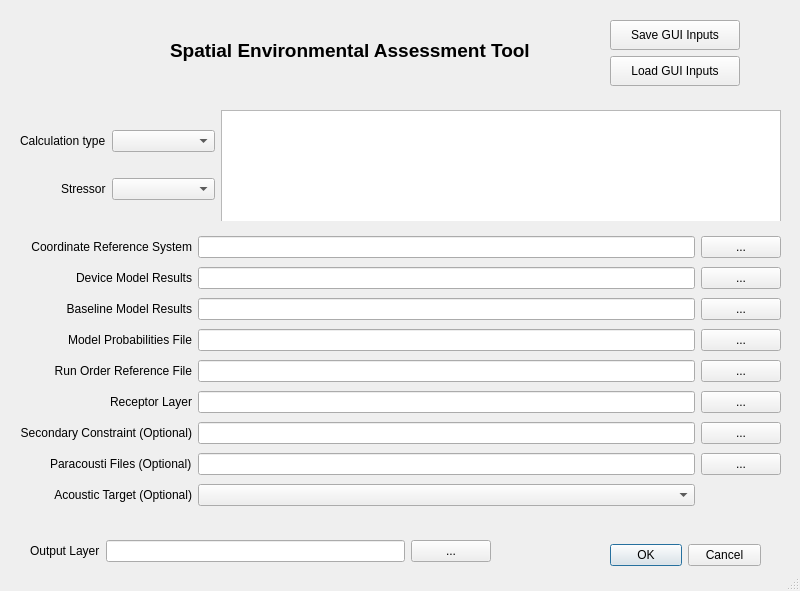
<?xml version="1.0" encoding="UTF-8"?>
<ui version="4.0">
 <class>Dialog</class>
 <widget class="QDialog" name="Dialog">
  <property name="geometry">
   <rect>
    <x>0</x>
    <y>0</y>
    <width>800</width>
    <height>591</height>
   </rect>
  </property>
  <property name="sizePolicy">
   <sizepolicy hsizetype="Fixed" vsizetype="Fixed">
    <horstretch>0</horstretch>
    <verstretch>0</verstretch>
   </sizepolicy>
  </property>
  <property name="minimumSize">
   <size>
    <width>800</width>
    <height>591</height>
   </size>
  </property>
  <property name="maximumSize">
   <size>
    <width>800</width>
    <height>591</height>
   </size>
  </property>
  <property name="windowTitle">
   <string>Spatial Environmental Assessment Tool</string>
  </property>
  <property name="sizeGripEnabled">
   <bool>true</bool>
  </property>
  <widget class="QDialogButtonBox" name="buttonBox">
   <property name="geometry">
    <rect>
     <x>610</x>
     <y>540</y>
     <width>151</width>
     <height>31</height>
    </rect>
   </property>
   <property name="orientation">
    <enum>Qt::Horizontal</enum>
   </property>
   <property name="standardButtons">
    <set>QDialogButtonBox::Cancel|QDialogButtonBox::Ok</set>
   </property>
  </widget>
  <widget class="QWidget" name="gridLayoutWidget_2">
   <property name="geometry">
    <rect>
     <x>20</x>
     <y>233</y>
     <width>761</width>
     <height>281</height>
    </rect>
   </property>
   <layout class="QGridLayout" name="gridLayout_2">
    <item row="2" column="1">
     <widget class="QLineEdit" name="device_not_present"/>
    </item>
    <item row="7" column="0" alignment="Qt::AlignRight">
     <widget class="QLabel" name="label_14">
      <property name="text">
       <string>Paracousti Files (Optional)</string>
      </property>
     </widget>
    </item>
    <item row="0" column="2">
     <widget class="QPushButton" name="crs_button">
      <property name="text">
       <string>...</string>
      </property>
     </widget>
    </item>
    <item row="0" column="0">
     <widget class="QLabel" name="label_10">
      <property name="toolTip">
       <string>&lt;html&gt;&lt;head/&gt;&lt;body&gt;&lt;p&gt;Spatial coordnate reference system ID (ie. 4326)&lt;/p&gt;&lt;/body&gt;&lt;/html&gt;</string>
      </property>
      <property name="whatsThis">
       <string>&lt;html&gt;&lt;head/&gt;&lt;body&gt;&lt;p&gt;Spatial coordnate reference system ID (ie. 4326)&lt;/p&gt;&lt;/body&gt;&lt;/html&gt;</string>
      </property>
      <property name="text">
       <string>&lt;html&gt;&lt;head/&gt;&lt;body&gt;&lt;p align=&quot;right&quot;&gt;Coordinate Reference System&lt;/p&gt;&lt;/body&gt;&lt;/html&gt;</string>
      </property>
      <property name="wordWrap">
       <bool>true</bool>
      </property>
     </widget>
    </item>
    <item row="7" column="1">
     <widget class="QLineEdit" name="paracousti_files"/>
    </item>
    <item row="6" column="1">
     <widget class="QLineEdit" name="sc_file"/>
    </item>
    <item row="5" column="2">
     <widget class="QPushButton" name="receptor_button">
      <property name="text">
       <string>...</string>
      </property>
     </widget>
    </item>
    <item row="4" column="0">
     <widget class="QLabel" name="run_order_label">
      <property name="toolTip">
       <string>&lt;html&gt;&lt;head/&gt;&lt;body&gt;&lt;p&gt;Run order reference CSV file.&lt;/p&gt;&lt;/body&gt;&lt;/html&gt;</string>
      </property>
      <property name="text">
       <string>&lt;html&gt;&lt;head/&gt;&lt;body&gt;&lt;p align=&quot;right&quot;&gt;Run Order Reference File&lt;/p&gt;&lt;/body&gt;&lt;/html&gt;</string>
      </property>
      <property name="wordWrap">
       <bool>true</bool>
      </property>
     </widget>
    </item>
    <item row="3" column="1">
     <widget class="QLineEdit" name="bc_prob"/>
    </item>
    <item row="2" column="2">
     <widget class="QPushButton" name="pushButton_5">
      <property name="text">
       <string>...</string>
      </property>
     </widget>
    </item>
    <item row="2" column="0">
     <widget class="QLabel" name="label_7">
      <property name="toolTip">
       <string>&lt;html&gt;&lt;head/&gt;&lt;body&gt;&lt;p&gt;Model results with marine energy devices present. Accepts a single NetCDF file or directory contining a collection of files.&lt;/p&gt;&lt;/body&gt;&lt;/html&gt;</string>
      </property>
      <property name="text">
       <string>&lt;html&gt;&lt;head/&gt;&lt;body&gt;&lt;p align=&quot;right&quot;&gt;Baseline Model Results&lt;/p&gt;&lt;/body&gt;&lt;/html&gt;</string>
      </property>
     </widget>
    </item>
    <item row="1" column="2">
     <widget class="QPushButton" name="pushButton">
      <property name="text">
       <string>...</string>
      </property>
     </widget>
    </item>
    <item row="4" column="1">
     <widget class="QLineEdit" name="run_order"/>
    </item>
    <item row="0" column="1">
     <widget class="QLineEdit" name="crs"/>
    </item>
    <item row="6" column="2">
     <widget class="QPushButton" name="pushButton_3">
      <property name="text">
       <string>...</string>
      </property>
     </widget>
    </item>
    <item row="6" column="0">
     <widget class="QLabel" name="secondary_constraint_label">
      <property name="toolTip">
       <string>&lt;html&gt;&lt;head/&gt;&lt;body&gt;&lt;p&gt;Secondary constraint (optional).&lt;/p&gt;&lt;/body&gt;&lt;/html&gt;</string>
      </property>
      <property name="text">
       <string>&lt;html&gt;&lt;head/&gt;&lt;body&gt;&lt;p align=&quot;right&quot;&gt;Secondary Constraint (Optional)&lt;/p&gt;&lt;/body&gt;&lt;/html&gt;</string>
      </property>
     </widget>
    </item>
    <item row="3" column="0">
     <widget class="QLabel" name="model_probabilities_files">
      <property name="toolTip">
       <string>&lt;html&gt;&lt;head/&gt;&lt;body&gt;&lt;p&gt;CSV file of model runs and associated probabilities.&lt;/p&gt;&lt;/body&gt;&lt;/html&gt;</string>
      </property>
      <property name="text">
       <string>&lt;html&gt;&lt;head/&gt;&lt;body&gt;&lt;p align=&quot;right&quot;&gt;Model Probabilities File&lt;/p&gt;&lt;/body&gt;&lt;/html&gt;</string>
      </property>
      <property name="wordWrap">
       <bool>true</bool>
      </property>
     </widget>
    </item>
    <item row="7" column="2">
     <widget class="QPushButton" name="paracousti_folder_Button">
      <property name="text">
       <string>...</string>
      </property>
     </widget>
    </item>
    <item row="1" column="0">
     <widget class="QLabel" name="label">
      <property name="toolTip">
       <string>&lt;html&gt;&lt;head/&gt;&lt;body&gt;&lt;p&gt;Model results with marine energy devices present. Accepts a single NetCDF file or directory contining a collection of files.&lt;/p&gt;&lt;/body&gt;&lt;/html&gt;</string>
      </property>
      <property name="text">
       <string>&lt;html&gt;&lt;head/&gt;&lt;body&gt;&lt;p align=&quot;right&quot;&gt;Device Model Results&lt;/p&gt;&lt;/body&gt;&lt;/html&gt;</string>
      </property>
     </widget>
    </item>
    <item row="5" column="1">
     <widget class="QLineEdit" name="receptor_file"/>
    </item>
    <item row="4" column="2">
     <widget class="QPushButton" name="pushButton_7">
      <property name="text">
       <string>...</string>
      </property>
     </widget>
    </item>
    <item row="1" column="1">
     <widget class="QLineEdit" name="device_present"/>
    </item>
    <item row="5" column="0">
     <widget class="QLabel" name="label_11">
      <property name="toolTip">
       <string>&lt;html&gt;&lt;head/&gt;&lt;body&gt;&lt;p&gt;Raster layer of receptors.&lt;/p&gt;&lt;/body&gt;&lt;/html&gt;</string>
      </property>
      <property name="text">
       <string>&lt;html&gt;&lt;head/&gt;&lt;body&gt;&lt;p align=&quot;right&quot;&gt;Receptor Layer&lt;/p&gt;&lt;/body&gt;&lt;/html&gt;</string>
      </property>
      <property name="wordWrap">
       <bool>true</bool>
      </property>
     </widget>
    </item>
    <item row="3" column="2">
     <widget class="QPushButton" name="pushButton_6">
      <property name="text">
       <string>...</string>
      </property>
     </widget>
    </item>
    <item row="8" column="0">
     <widget class="QLabel" name="label_13">
      <property name="text">
       <string>Acoustic Target (Optional)</string>
      </property>
      <property name="alignment">
       <set>Qt::AlignRight|Qt::AlignTrailing|Qt::AlignVCenter</set>
      </property>
     </widget>
    </item>
    <item row="8" column="1">
     <widget class="QComboBox" name="acoustics_target_comboBox">
      <property name="minimumSize">
       <size>
        <width>91</width>
        <height>0</height>
       </size>
      </property>
     </widget>
    </item>
   </layout>
  </widget>
  <widget class="QWidget" name="gridLayoutWidget">
   <property name="geometry">
    <rect>
     <x>20</x>
     <y>530</y>
     <width>481</width>
     <height>43</height>
    </rect>
   </property>
   <layout class="QGridLayout" name="gridLayout">
    <property name="leftMargin">
     <number>10</number>
    </property>
    <property name="topMargin">
     <number>10</number>
    </property>
    <property name="rightMargin">
     <number>10</number>
    </property>
    <property name="bottomMargin">
     <number>10</number>
    </property>
    <item row="0" column="1">
     <widget class="QLineEdit" name="ofile"/>
    </item>
    <item row="0" column="0">
     <widget class="QLabel" name="label_4">
      <property name="toolTip">
       <string>&lt;html&gt;&lt;head/&gt;&lt;body&gt;&lt;p&gt;Model output layer.&lt;/p&gt;&lt;/body&gt;&lt;/html&gt;</string>
      </property>
      <property name="text">
       <string>Output Layer</string>
      </property>
     </widget>
    </item>
    <item row="0" column="2">
     <widget class="QPushButton" name="pushButton_4">
      <property name="text">
       <string>...</string>
      </property>
     </widget>
    </item>
   </layout>
  </widget>
  <widget class="QLabel" name="label_2">
   <property name="geometry">
    <rect>
     <x>70</x>
     <y>30</y>
     <width>91</width>
     <height>41</height>
    </rect>
   </property>
   <property name="maximumSize">
    <size>
     <width>91</width>
     <height>41</height>
    </size>
   </property>
   <property name="text">
    <string/>
   </property>
   <property name="pixmap">
    <pixmap>icon.png</pixmap>
   </property>
  </widget>
  <widget class="QLabel" name="label_12">
   <property name="geometry">
    <rect>
     <x>170</x>
     <y>30</y>
     <width>401</width>
     <height>41</height>
    </rect>
   </property>
   <property name="maximumSize">
    <size>
     <width>401</width>
     <height>41</height>
    </size>
   </property>
   <property name="text">
    <string>&lt;html&gt;&lt;head/&gt;&lt;body&gt;&lt;p&gt;&lt;span style=&quot; font-size:14pt; font-weight:700;&quot;&gt;Spatial Environmental Assessment Tool&lt;/span&gt;&lt;/p&gt;&lt;/body&gt;&lt;/html&gt;</string>
   </property>
  </widget>
  <widget class="QWidget" name="verticalLayoutWidget">
   <property name="geometry">
    <rect>
     <x>600</x>
     <y>10</y>
     <width>151</width>
     <height>86</height>
    </rect>
   </property>
   <layout class="QVBoxLayout" name="verticalLayout_2">
    <property name="leftMargin">
     <number>10</number>
    </property>
    <property name="topMargin">
     <number>10</number>
    </property>
    <property name="rightMargin">
     <number>10</number>
    </property>
    <property name="bottomMargin">
     <number>10</number>
    </property>
    <item>
     <widget class="QPushButton" name="save_input">
      <property name="minimumSize">
       <size>
        <width>130</width>
        <height>30</height>
       </size>
      </property>
      <property name="maximumSize">
       <size>
        <width>130</width>
        <height>30</height>
       </size>
      </property>
      <property name="text">
       <string>Save GUI Inputs</string>
      </property>
     </widget>
    </item>
    <item>
     <widget class="QPushButton" name="load_input">
      <property name="minimumSize">
       <size>
        <width>130</width>
        <height>30</height>
       </size>
      </property>
      <property name="maximumSize">
       <size>
        <width>130</width>
        <height>30</height>
       </size>
      </property>
      <property name="text">
       <string>Load GUI Inputs</string>
      </property>
     </widget>
    </item>
   </layout>
  </widget>
  <widget class="QWidget" name="horizontalLayoutWidget">
   <property name="geometry">
    <rect>
     <x>20</x>
     <y>110</y>
     <width>761</width>
     <height>111</height>
    </rect>
   </property>
   <layout class="QHBoxLayout" name="horizontalLayout">
    <item>
     <layout class="QGridLayout" name="gridLayout_3">
      <item row="0" column="0" alignment="Qt::AlignRight">
       <widget class="QLabel" name="label_5">
        <property name="minimumSize">
         <size>
          <width>61</width>
          <height>16</height>
         </size>
        </property>
        <property name="text">
         <string>Calculation type</string>
        </property>
       </widget>
      </item>
      <item row="0" column="1">
       <widget class="QComboBox" name="comboBox">
        <property name="minimumSize">
         <size>
          <width>103</width>
          <height>0</height>
         </size>
        </property>
       </widget>
      </item>
      <item row="1" column="1">
       <widget class="QComboBox" name="stressor_comboBox">
        <property name="minimumSize">
         <size>
          <width>91</width>
          <height>0</height>
         </size>
        </property>
       </widget>
      </item>
      <item row="1" column="0" alignment="Qt::AlignRight">
       <widget class="QLabel" name="label_6">
        <property name="text">
         <string>Stressor</string>
        </property>
       </widget>
      </item>
     </layout>
    </item>
    <item>
     <widget class="QTableWidget" name="tableWidget">
      <property name="minimumSize">
       <size>
        <width>0</width>
        <height>112</height>
       </size>
      </property>
      <property name="toolTip">
       <string>&lt;html&gt;&lt;head/&gt;&lt;body&gt;&lt;p&gt;Style files for data display.&lt;/p&gt;&lt;/body&gt;&lt;/html&gt;</string>
      </property>
     </widget>
    </item>
   </layout>
  </widget>
 </widget>
 <tabstops>
  <tabstop>load_input</tabstop>
  <tabstop>comboBox</tabstop>
  <tabstop>stressor_comboBox</tabstop>
  <tabstop>crs_button</tabstop>
  <tabstop>crs</tabstop>
  <tabstop>pushButton</tabstop>
  <tabstop>device_present</tabstop>
  <tabstop>pushButton_5</tabstop>
  <tabstop>device_not_present</tabstop>
  <tabstop>pushButton_6</tabstop>
  <tabstop>bc_prob</tabstop>
  <tabstop>pushButton_7</tabstop>
  <tabstop>run_order</tabstop>
  <tabstop>receptor_button</tabstop>
  <tabstop>receptor_file</tabstop>
  <tabstop>pushButton_3</tabstop>
  <tabstop>sc_file</tabstop>
  <tabstop>paracousti_folder_Button</tabstop>
  <tabstop>paracousti_files</tabstop>
  <tabstop>acoustics_target_comboBox</tabstop>
  <tabstop>pushButton_4</tabstop>
  <tabstop>ofile</tabstop>
  <tabstop>save_input</tabstop>
  <tabstop>tableWidget</tabstop>
 </tabstops>
 <resources/>
 <connections>
  <connection>
   <sender>buttonBox</sender>
   <signal>accepted()</signal>
   <receiver>Dialog</receiver>
   <slot>accept()</slot>
   <hints>
    <hint type="sourcelabel">
     <x>248</x>
     <y>254</y>
    </hint>
    <hint type="destinationlabel">
     <x>157</x>
     <y>274</y>
    </hint>
   </hints>
  </connection>
  <connection>
   <sender>buttonBox</sender>
   <signal>rejected()</signal>
   <receiver>Dialog</receiver>
   <slot>reject()</slot>
   <hints>
    <hint type="sourcelabel">
     <x>316</x>
     <y>260</y>
    </hint>
    <hint type="destinationlabel">
     <x>286</x>
     <y>274</y>
    </hint>
   </hints>
  </connection>
 </connections>
</ui>
